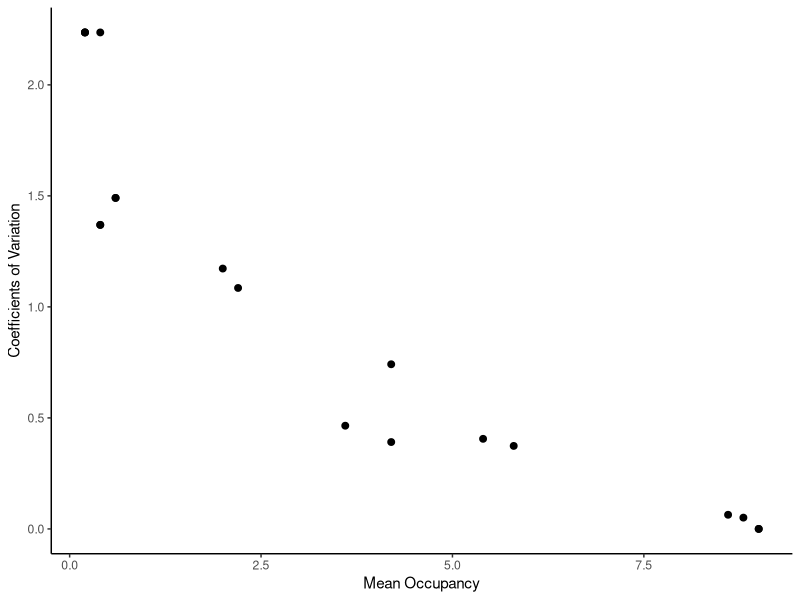
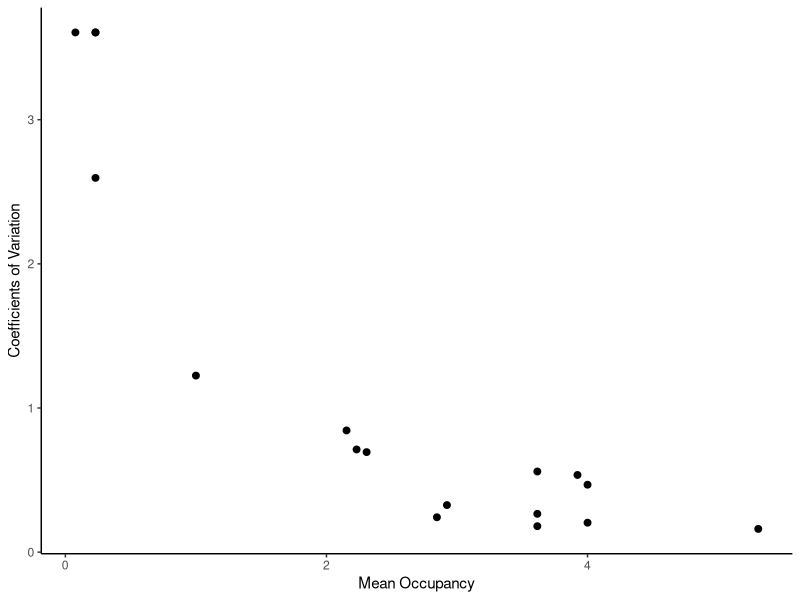
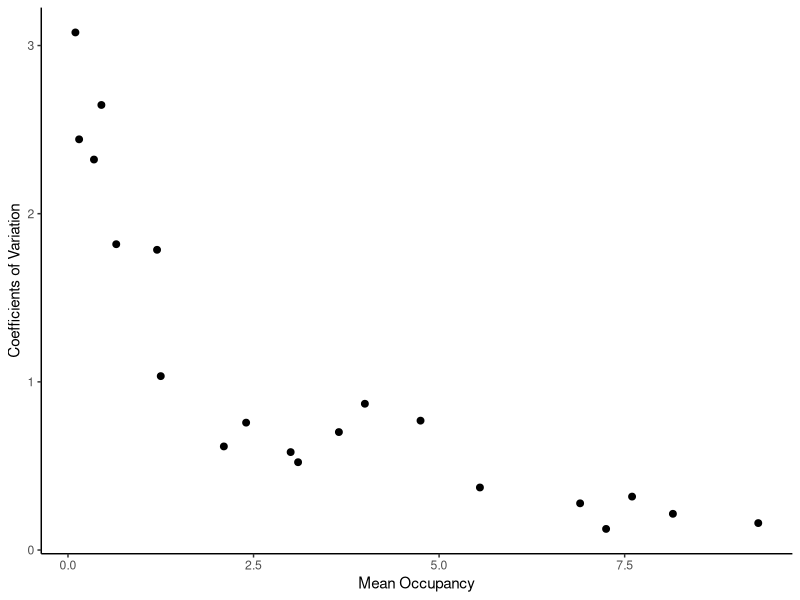
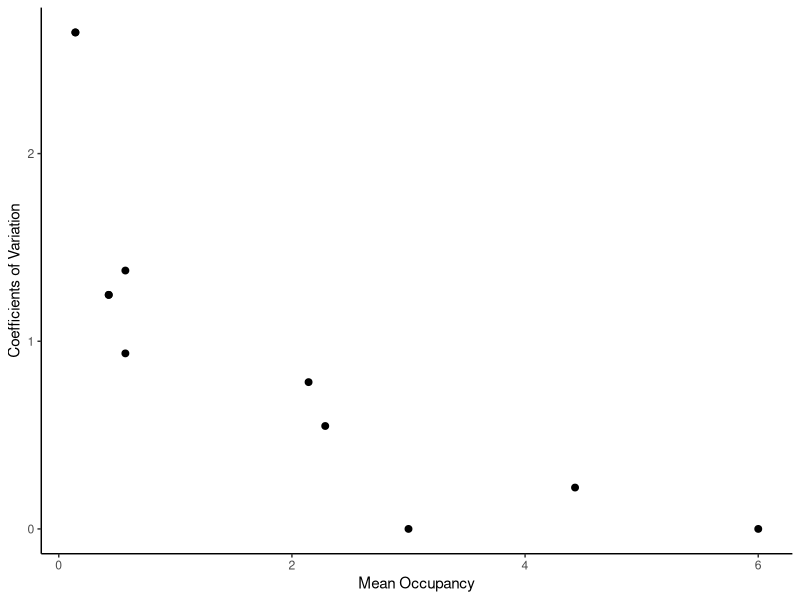
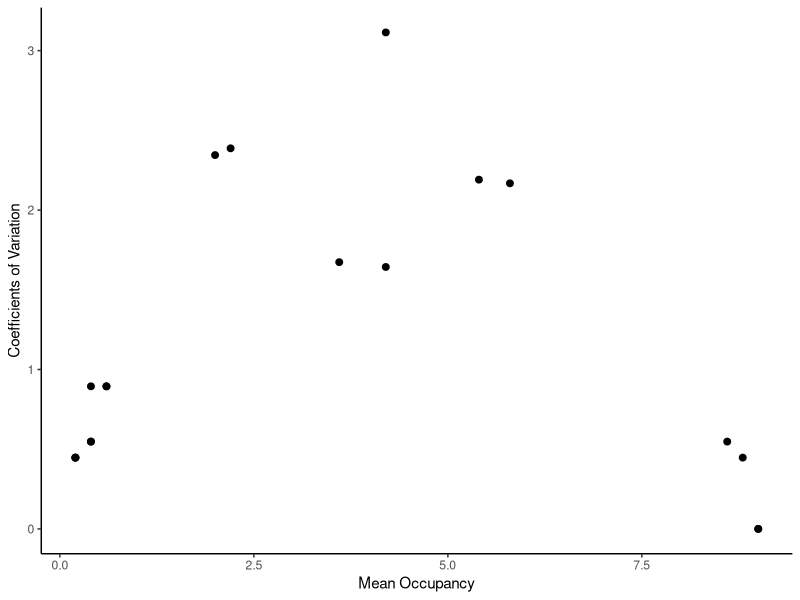
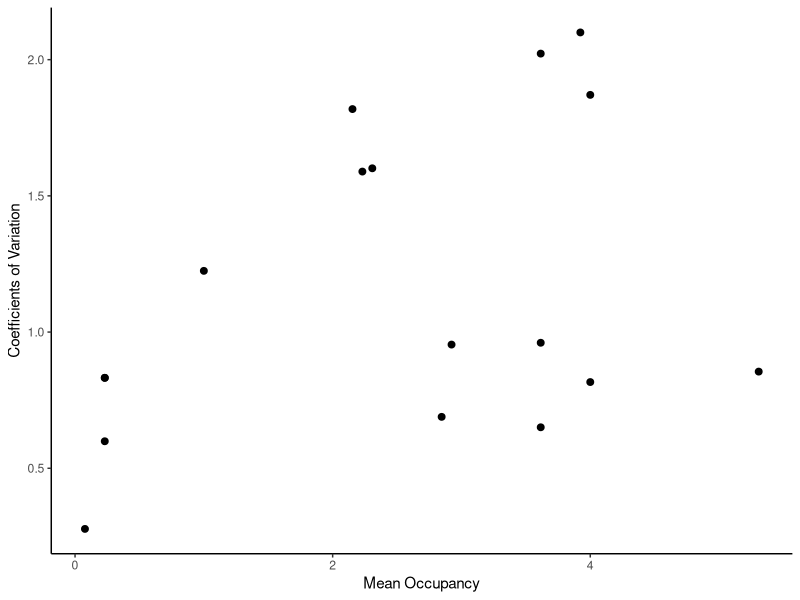
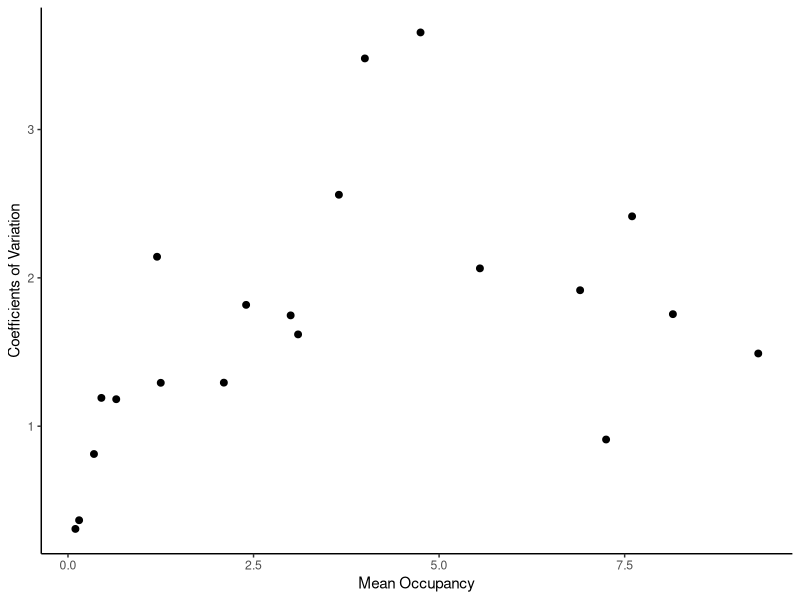
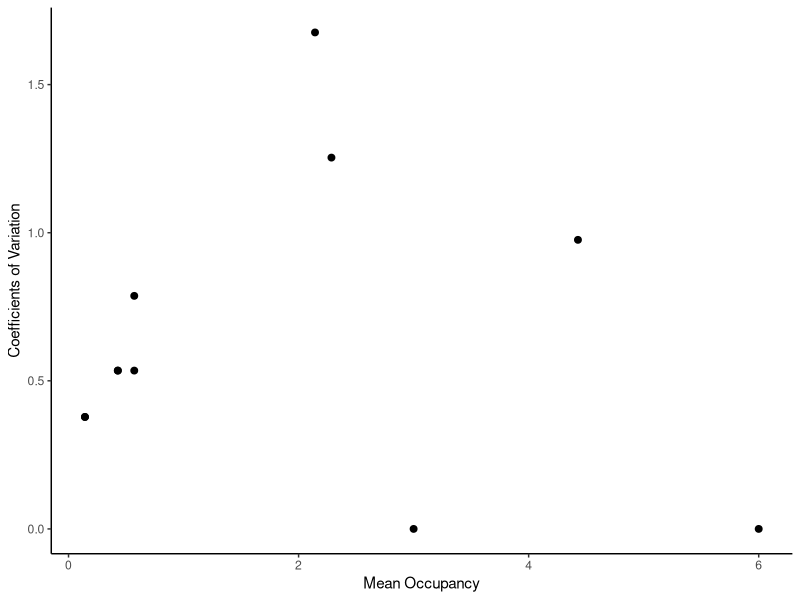

R code for these plots, in order:
# Occupancy vs Time Plots
# Ellen Bledsoe
# April 27, 2016

###################
# LIBRARIES

library(tidyr)
library(dplyr)
library(ggplot2)

###################
# LOAD FILES

jornada <- read.csv("data/jornada_rodents.csv", header = TRUE, na.strings = ".")
sevilleta <- read.csv("data/sevilleta_sm_mrc.txt", header = TRUE)
hj_andrews <- read.csv("data/hj_andrews.csv", header = TRUE)
shortgrass_steppe <- read.table("data/SGS_LTER_smammals.txt", header = TRUE, sep = "\t", na.strings = ".")

####################
# PREP FILES

jor_data <- select(jornada, year, season, habitat, web, spp, recap) %>% 
  filter(recap != "Y", spp != "DIPO1", spp != "PERO1", spp != "NA")

hja_data <- select(hj_andrews, YEAR, REPBLK, SUBPLOT, SPECIES) %>% 
  filter(SPECIES != 'UNKN') 

sev_data <- select(sevilleta, year, season, location, web, species, recap) %>% 
  filter(recap != "y", species != "pgsp", species != "dipo", 
         species != "nesp", species != "onsp", species != "pesp", 
         species != "resp", species != "na", species != "pmsp", species != "spsp", 
         year < 2009, location != "two22", location != "blugrama", 
         location != "savanna", location != "goatdraw")

sgs_data <- select(shortgrass_steppe, YEAR, VEG, WEB, SPP) %>% 
  filter(SPP != 'NA')

# rename columns for consistency

names(jor_data) <- c("year", "season", "plot", "subplot", "species", "recap")
names(hja_data) <- c("year", "plot", "subplot", "species")
names(sev_data) <- c("year", "season", "plot", "subplot", "species", "recap")
names(sgs_data) <- c("year", "plot", "subplot", "species")

####################
# FUNCTIONS

select_data <- function(data){
  # function for selecting only relevant columns
  dat <- select(data, year, plot, subplot, species)
  return(dat)
}

group_data <- function(data){
  # group and arrange a dataset by species, year, plot, and subplot
  dat <- data %>% 
    group_by(species, year, plot, subplot) %>% 
    arrange(species, year, plot, subplot)
  return(dat)
}

add_siteID <- function(data){
  # make a column with a unique location code
  dat <- data %>% mutate(siteID = paste(plot, subplot, sep = "_"))
  return(dat)
}

occupancy <- function(data){
  # calculate occupancy of species per year, including zeros
  occ <- select(data, year, species, siteID) %>% 
    group_by(species, year) %>% 
    summarize(occupancy = n_distinct(siteID))
  sp <- unique(occ$species)
  yr <- unique(occ$year)
  full_grid <- expand.grid(species = sp, year = yr)
  occ1 <- right_join(occ, full_grid, by = c("species", "year"))
  occ1$occupancy[is.na(occ1$occupancy)] <- 0
  return(occ1)
}

get_occupancy <- function(data){
  # combine all relevant functions to create an occupancy dataframe
  dat <- select_data(data) %>% 
    group_data() %>% 
    add_siteID() %>% 
    occupancy()
  return(dat)
}

plot_occupancy <- function(data){
  # plotting occupancy against time with individual lines for species
  plot <- ggplot(data, aes(x = year, y = occupancy, color = species)) +
    geom_point(size = 2) +
    geom_line(size = 1) +
    theme(panel.background = element_blank(), 
          axis.line = element_line(colour = "black"), 
          panel.grid.major = element_line(colour = "light gray"))
  return(plot)
}

calculate_cv <- function(occupancy_data){
  # calculates the mean and standard deviation for occupancy over time
  # and adds a new column of the coefficients of variation
  cv <- occupancy_data %>% 
        group_by(species) %>% 
        summarise(mean = mean(occupancy), sd = sd(occupancy)) %>% 
        mutate(cv = sd/mean)
  return(cv)
}

plot_cv_occupancy <- function(cv_data){
  # plot of the coefficients of variation against mean occupancy
  cv_plot <- ggplot(cv_data, aes(x = mean, y = cv)) +
                geom_point(size = 2) +
                xlab("Mean Occupancy") +
                ylab("Coefficients of Variation") + 
                theme(panel.background = element_blank(), 
                    axis.line = element_line(colour = "black"), 
                    panel.grid.major = element_blank())
  return(cv_plot)
}

plot_sd_occupancy <- function(cv_data){
  # plot of the coefficients of variation against mean occupancy
  sd_plot <- ggplot(cv_data, aes(x = mean, y = sd)) +
    geom_point(size = 2) +
    xlab("Mean Occupancy") +
    ylab("Coefficients of Variation") + 
    theme(panel.background = element_blank(), 
          axis.line = element_line(colour = "black"), 
          panel.grid.major = element_blank())
  return(sd_plot)
}

#####################
# OCCUPANCIES

hja_occupancy <- get_occupancy(hja_data)
jor_occupancy <- get_occupancy(jor_data)
sev_occupancy <- get_occupancy(sev_data)
sgs_occupancy <- get_occupancy(sgs_data)

#####################
# OCCUPANCY PLOTS

hja_occ_plot <- plot_occupancy(hja_occupancy)
ggsave(file = "occupancy_hja.png", width = 7, height = 6)

jor_occ_plot <- plot_occupancy(jor_occupancy)
ggsave(file = "occupancy_jor.png", width = 7, height = 6)

sev_occ_plot <- plot_occupancy(sev_occupancy)
ggsave(file = "occupancy_sev.png", width = 7, height = 6)

sgs_occ_plot <- plot_occupancy(sgs_occupancy)
ggsave(file = "occupancy_sgs.png", width = 7, height = 6)

#####################
# COEFFICIENTS OF VARIATION

hja_cv <- calculate_cv(hja_occupancy)
jor_cv <- calculate_cv(jor_occupancy)
sev_cv <- calculate_cv(sev_occupancy)
sgs_cv <- calculate_cv(sgs_occupancy)

######################
# CV PLOTS

hja_cv_plot <- plot_cv_occupancy(hja_cv)
jor_cv_plot <- plot_cv_occupancy(jor_cv)
sev_cv_plot <- plot_cv_occupancy(sev_cv)
sgs_cv_plot <- plot_cv_occupancy(sgs_cv)

hja_cv_plot
jor_cv_plot
sev_cv_plot
sgs_cv_plot

hja_sd_plot <- plot_sd_occupancy(hja_cv)
jor_sd_plot <- plot_sd_occupancy(jor_cv)
sev_sd_plot <- plot_sd_occupancy(sev_cv)
sgs_sd_plot <- plot_sd_occupancy(sgs_cv)

hja_sd_plot
jor_sd_plot
sev_sd_plot
sgs_sd_plot
